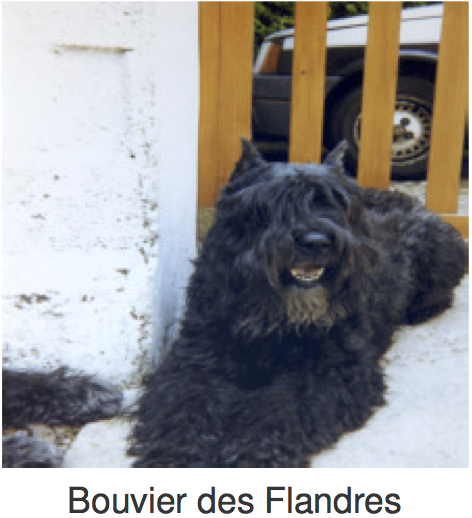
#> input picture data/img/image_originalonly_1.jpg, 472 x 518 px, found by its file name; its folder holds 4 pictures in this run
$ python preprocess_images.py   (Python 2 division)
#> lines starting #> are read from the running program, lines starting #| are printed output that depends on the picture
import matplotlib; matplotlib.use('Agg')
import matplotlib.pyplot as plt
import numpy as np
import PIL

from common import IMAGE_PATH_FORMAT

# load images
PATH_TEMPLATE_ILSVRC = 'data/img/image_originalonly_{}.jpg'
PATH_TEMPLATE_MOBILE = 'data/img/natimg{}_cropped_googlenet_orig.jpg'
image_paths = [PATH_TEMPLATE_ILSVRC.format(i) for i in range(1, 9)]
image_paths += [PATH_TEMPLATE_MOBILE.format(i) for i in range(1, 5)]

# crop and scale images
for ix, pth in enumerate(image_paths):
  print ix, pth
  data = plt.imread(pth)
#> data is the input picture: shape (518, 472, 3); mean R, G, B 149.8, 148, 148.4

  # remove label text and edge buffer
  subset = data[12:460, 12:460, ]
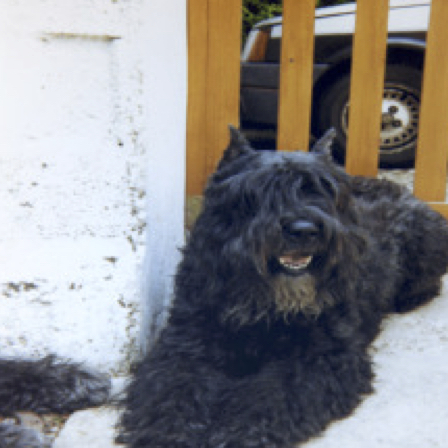
#> subset: shape (448, 448, 3); mean R, G, B 137.1, 135.3, 136.3

  # resize image to match perturbation size
  img = PIL.Image.fromarray(subset)
  resized = img.resize((224, 224), PIL.Image.BICUBIC)
  resized.save(IMAGE_PATH_FORMAT.format(ix))
#> pass 2 of the loop `for ix, pth in enumerate(image_paths):`:
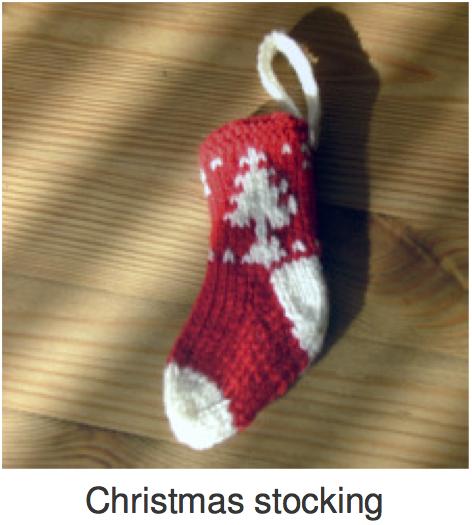
#> input picture data/img/image_originalonly_2.jpg, 472 x 525 px, found by its file name
#> data is the input picture: shape (525, 472, 3); mean R, G, B 148.8, 125, 102.3
#> `subset = data[12:460, 12:460, ]`:
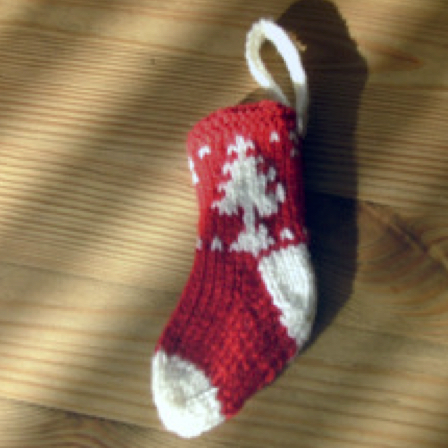
#> subset: shape (448, 448, 3); mean R, G, B 136.1, 108.7, 84.1
#> pass 3 of the loop `for ix, pth in enumerate(image_paths):`:
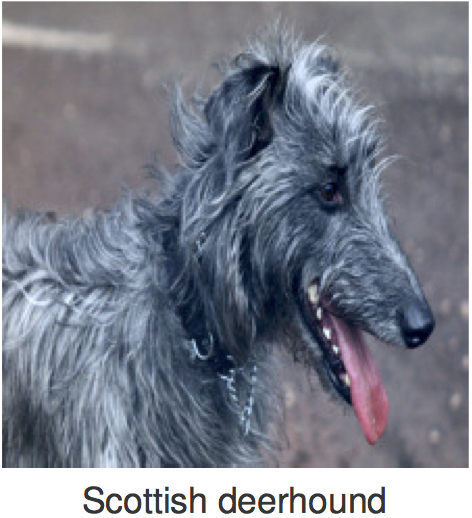
#> input picture data/img/image_originalonly_3.jpg, 472 x 518 px, found by its file name
#> data is the input picture: shape (518, 472, 3); mean R, G, B 121.4, 126.1, 138.6
#> `subset = data[12:460, 12:460, ]`:
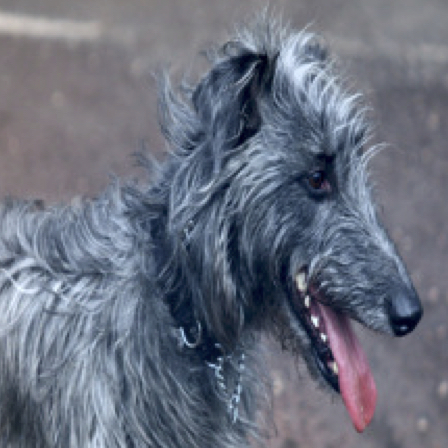
#> subset: shape (448, 448, 3); mean R, G, B 106.5, 112.3, 126.9
#> (the run stopped early here; a loop or call above may not have finished)
